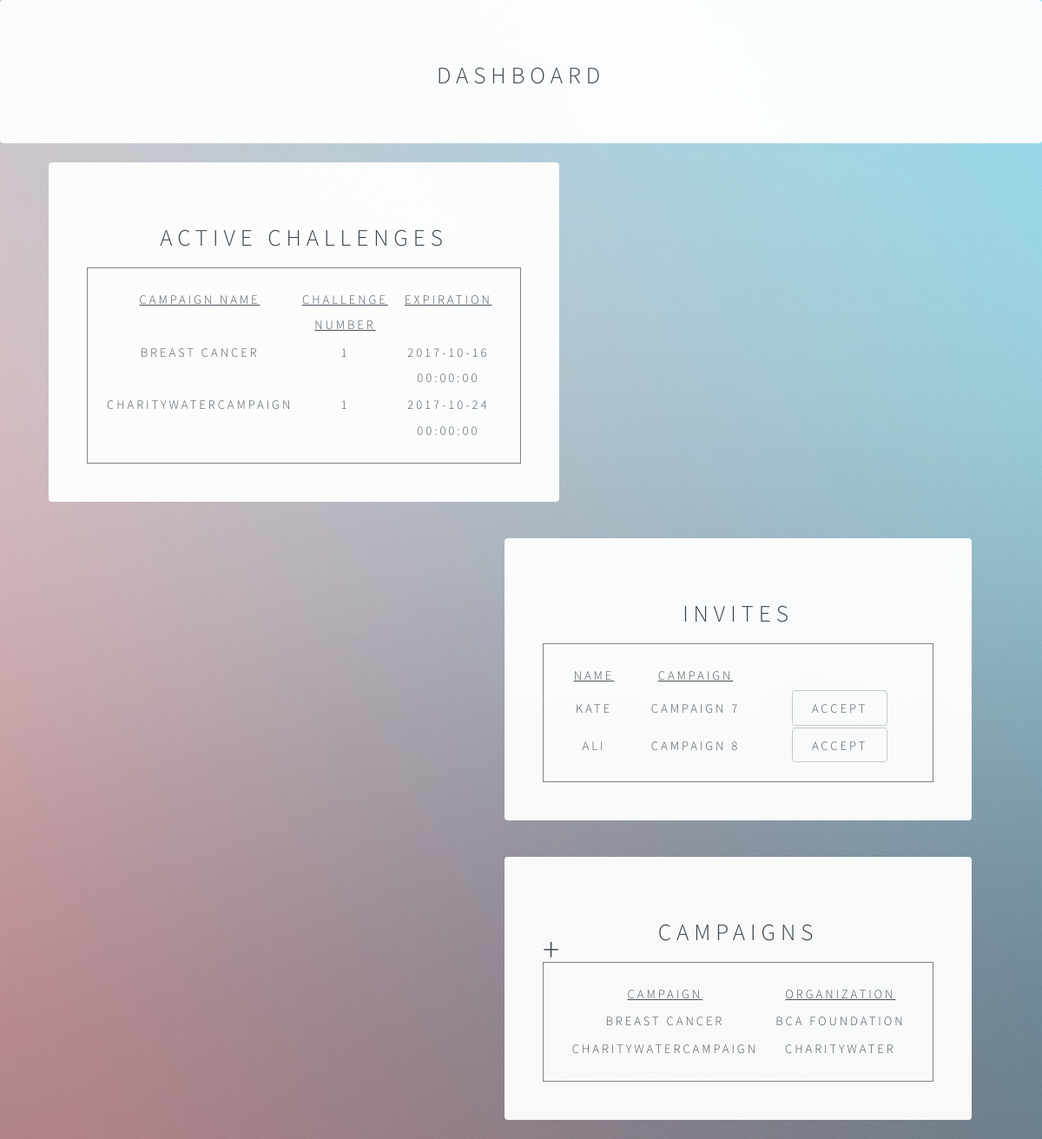
Page /dashboard.php on the committed database.
### tables this page shows
CREATE TABLE `campaigndetail` (
  `creator_id` int(11) DEFAULT NULL,
  `campaign_id` int(11) NOT NULL,
  `campaign_name` text NOT NULL,
  `campaign_info` text NOT NULL,
  `campaign_hashtag` text,
  `campaign_degree` int(11) NOT NULL DEFAULT '1',
  `expiration` datetime DEFAULT NULL,
  `organization` varchar(254) NOT NULL
);

### dashboard.php (the view, shortened to what this page needs)
<!DOCTYPE HTML>
<html>
	<head>
		<link rel="stylesheet" href="css/main.css" />
	</head>
	<body class="is-loading">
			<div style = "width: 100%">
				<section id="main">
						<h1>Dashboard</h1>
		</div>
			<div style = "float: left; width: 700px">
			<div id="wrapper">
				<section id="main">
						<h1>Active challenges</h1>
						<table width = "500px" align = "center" style = "padding: 20px; border: 1px solid grey">
							<tr>
								<td><u>Campaign Name</u></td>
								<td><u>Challenge Number</u></td>
								<td><u>Expiration</u></td>
							</tr>
							<?php
								include "db.php";
       							 $query = 'SELECT distinct campaigndetail.campaign_name, challengestatus.challenge_id, campaigndetail.expiration FROM campaigndetail, challengestatus';
       							 $results = mysqli_query($conn, $query); ?>
        						<?php while ($row = mysqli_fetch_array($results, MYSQLI_NUM )): ?>
        						<tr>
        							<td><?php echo $row[0]; ?></td>
        							<td><?php echo $row[1]; ?></td>
        							<td><?php echo $row[2]; ?></td>
        						</tr>
        					<?php endwhile; ?>
						</table>
			</div>
		</div>
			<div style = "float: right; width: 650px; padding-right: 50px">
			<div id="wrapper" style = "padding: 20px" position = "fixed">
				<section id="main">
						<h1>Invites</h1>
						<table width = "450px" align = "center" style = "padding: 20px; border: 1px solid grey">
							<tr>
								<td><u>Name</u></td>
								<td><u>Campaign</u></td>
								<td><u></u></td>
							</tr>
							<tr>
								<td>Kate</td>
								<td>Campaign 7</td>
								<td><input id="submit_button" type="submit" value="Accept" /></td>
							</tr>
							<tr>
								<td>Ali</td>
								<td>Campaign 8</td>
								<td><input id="submit_button" type="submit" value="Accept" /></td>
							</tr>
						</table>
			</div>
		</div>
			<div style = "float: right; width: 650px; padding-right: 50px">
			<div id="wrapper">
				<section id="main">
					<p style = "font-size: 40px; position:fixed" ><a href = "./newcampaigninfo.php" >+</a></p>
						<h1>Campaigns</h1>
						<table width = "450px" style = "padding: 20px; border: 1px solid grey">
							<tr>
								<td><u>Campaign</u></td>
								<td><u>Organization</u></td>
							</tr>
							<?php
								include "db.php";
       							 $query = 'SELECT campaigndetail.campaign_name, campaigndetail.organization FROM campaigndetail';
       							 $results = mysqli_query($conn, $query); ?>
        						<?php while ($row = mysqli_fetch_array($results, MYSQLI_NUM )): ?>
        						<tr>
        							<td><a href="./campaignreport.php"><?php echo $row[0]; ?></a></td>
        							<td><?php echo $row[1]; ?></td>
        						</tr>
        					<?php endwhile; ?>
						</table>
			</div>
		</div>
	</body>
</html>

### rows in the picture
campaigndetail: campaign_name "BREAST CANCER", organization "BCA FOUNDATION"
campaigndetail: campaign_name "CHARITYWATERCAMPAIGN", organization "CHARITYWATER"

### other values in the picture
$row[0] "BREAST CANCER"
$row[1] "1"
$row[2] "2017-10-16 00:00:00"
$row[0] "CHARITYWATERCAMPAIGN"
$row[2] "2017-10-24 00:00:00"
